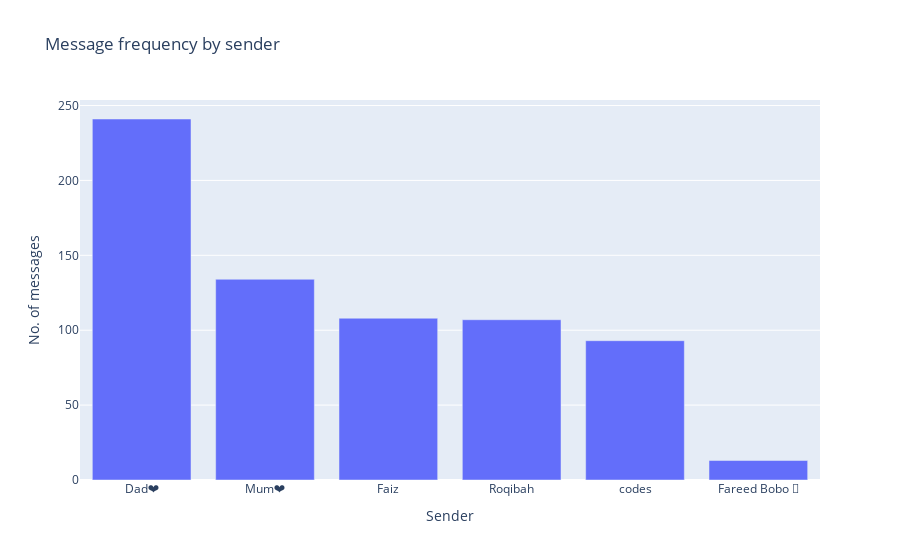

Notebook source saved alongside this figure:
### Code cell
# Generate visualizations
fig = analyzer.visualize('message_frequency', by='sender')
fig

### Figure 1 — Plotly figure (JSON) as saved in the notebook; plotly's stock layout.template omitted (floating-point values rounded to 4 significant figures)
{"data": [{"hovertemplate": "x=%{x}<br>y=%{y}<extra></extra>", "legendgroup": "", "marker": {"color": "#636efa", "pattern": {"shape": ""}}, "name": "", "orientation": "v", "showlegend": false, "textposition": "auto", "type": "bar", "x": ["Dad❤️", "Mum❤️", "Faiz", "Roqibah", "codes", "Fareed Bobo 👦"], "xaxis": "x", "y": [241, 134, 108, 107, 93, 13], "yaxis": "y"}], "layout": {"barmode": "relative", "legend": {"tracegroupgap": 0}, "showlegend": false, "title": {"text": "Message frequency by sender"}, "xaxis": {"anchor": "y", "domain": [0, 1], "title": {"text": "Sender"}}, "yaxis": {"anchor": "x", "domain": [0, 1], "title": {"text": "No. of messages"}}}}
